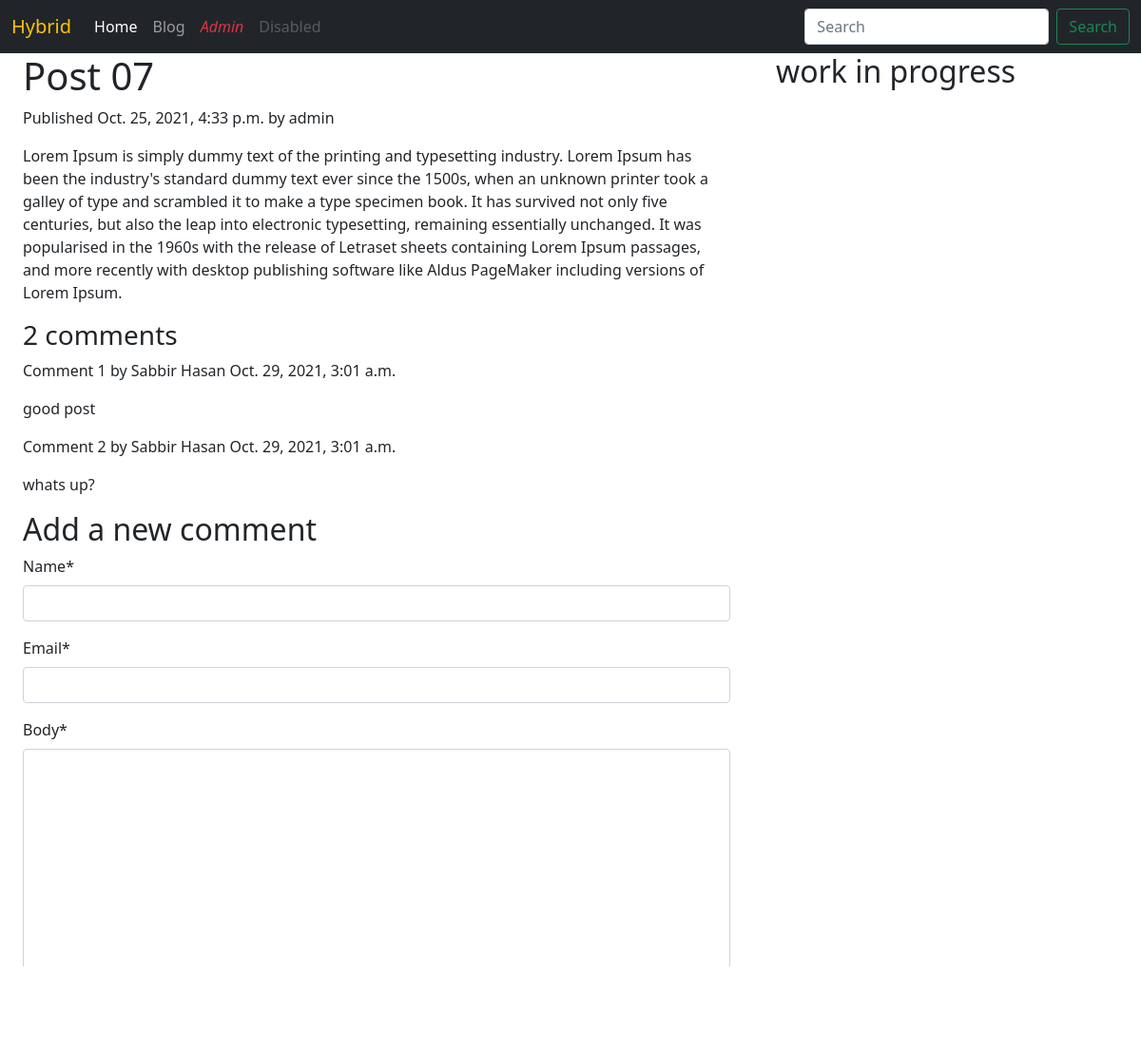
Page /blog/2021/10/25/post-7/ on the committed database.
### blog/models.py (models this page shows, shortened)
class Post(models.Model):
    STATUS_CHOICES = (
        ('draft', 'Draft'),
        ('published', 'Published'),
    )
    title = models.CharField(max_length=250)
    slug = models.SlugField(max_length=250, unique_for_date='publish')
    author = models.ForeignKey(
        User, on_delete=models.CASCADE, related_name='blog_posts')
    body = models.TextField()
    publish = models.DateTimeField(default=timezone.now)
    created = models.DateTimeField(auto_now_add=True)
    updated = models.DateTimeField(auto_now=True)
    status = models.CharField(
        max_length=10, choices=STATUS_CHOICES, default='draft')
    objects = models.Manager()  # The default manager
    published = PublishedManager()  # our custom manager
    tags = TaggableManager()
    class Meta:
        ordering = ('-publish', )
        verbose_name_plural = 'Post'

class Comment(models.Model):
    post = models.ForeignKey(
        Post, on_delete=models.CASCADE, related_name='comments')
    name = models.CharField(max_length=80)
    email = models.EmailField()
    body = models.TextField()
    created = models.DateTimeField(auto_now_add=True)
    updated = models.DateTimeField(auto_now=True)
    active = models.BooleanField(default=True)
    class Meta:
        ordering = ('created',)

### blog/views.py (the view)
def post_detail(request, year, month, day, post):
    post = get_object_or_404(Post, slug=post, status='published',
                             publish__year=year, publish__month=month, publish__day=day)
    comments = post.comments.filter(active=True)
    new_comment = None
    if request.method == 'POST':
        comment_form = CommentForm(data=request.POST)
        if comment_form.is_valid():
            new_comment = comment_form.save(commit=False)
            new_comment.post = post
            new_comment.save()
    else:
        comment_form = CommentForm()
    return render(request, 'blog/post/detail.html', {
        'post': post,
        'comments': comments,
        'new_comment': new_comment,
        'comment_form': comment_form
    })

### blog/forms.py
class CommentForm(forms.ModelForm):
    class Meta():
        model = Comment
        fields = ('name', 'email', 'body')

### templates/blog/post/detail.html (shortened to what this page needs)
{% extends "base/base.html" %}
{% load crispy_forms_tags %}
{% block content %}
<div class="container">
    <h1>{{ post.title }}</h1>
    <p class="date">
        Published {{ post.publish }} by {{ post.author }}
    </p>
    {{ post.body|linebreaks }}
    {% with comments.count as total_comments %}
    <h3>
        {{ total_comments }} comment{{ total_comments|pluralize }}
    </h3>
    {% endwith %}
    {% for comment in comments %}
    <div class="comment">
        <p class="info">
            Comment {{ forloop.counter }} by {{ comment.name }}
            {{ comment.created }}
        </p>
        {{ comment.body|linebreaks }}
    </div>
    {% empty %}
    <p>There are no comments yet.</p>
    {% endfor %}
    {% if new_comment %}
    <h2>Your comment has been added.</h2>
    {% else %}
    <h2>Add a new comment</h2>
    <form method="post">
        {{ comment_form | crispy }}
        <button type="submit" class="btn btn-primary mb-2">Submit</button>
    </form>
    {% endif %}
</div>
{% endblock %}
{% block sidebar %}
<h2>work in progress</h2>
{% endblock %}

### rows in the picture
Post: title "Post 07", publish "Oct. 25, 2021, 4:33 p.m.", author "admin", body "Lorem Ipsum is simply dummy text of the printing and typesetting industry. Lorem Ipsum has been the industry's standard dummy text ever since the 1500s, when an unknown printer took a galley of type and scrambled it to make a type specimen book. It has survived not only five centuries, but also the leap into electronic typesetting, remaining essentially unchanged. It was popularised in the 1960s with the release of Letraset sheets containing Lorem Ipsum passages, and more recently with desktop publishing software like Aldus PageMaker including versions of Lorem Ipsum."
Comment: name "Sabbir Hasan", created "Oct. 29, 2021, 3:01 a.m.", body "good post"
Comment: name "Sabbir Hasan", created "Oct. 29, 2021, 3:01 a.m.", body "whats up?"

### other values in the picture
{{ total_comments }} "2"
